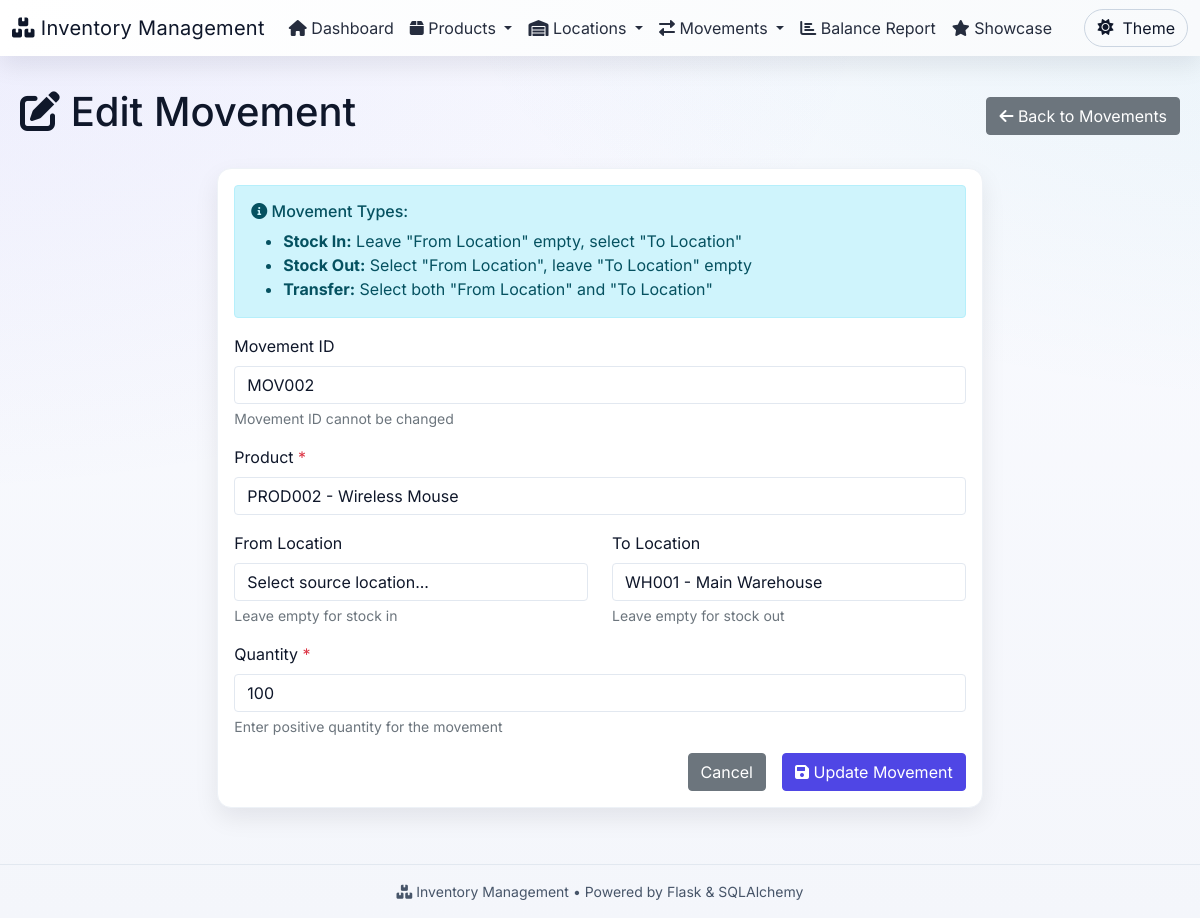
The page /movements/edit/MOV002 on the database its author committed.
### app.py (models this page shows, shortened)
class ProductMovement(db.Model):
    movement_id = db.Column(db.String(50), primary_key=True)
    timestamp = db.Column(db.DateTime, nullable=False, default=datetime.utcnow)
    from_location = db.Column(db.String(50), db.ForeignKey('location.location_id'), nullable=True)
    to_location = db.Column(db.String(50), db.ForeignKey('location.location_id'), nullable=True)
    product_id = db.Column(db.String(50), db.ForeignKey('product.product_id'), nullable=False)
    qty = db.Column(db.Integer, nullable=False)
    product = db.relationship('Product', backref='movements')
    from_loc = db.relationship('Location', foreign_keys=[from_location], backref='outgoing_movements')
    to_loc = db.relationship('Location', foreign_keys=[to_location], backref='incoming_movements')

class Product(db.Model):
    product_id = db.Column(db.String(50), primary_key=True)
    name = db.Column(db.String(100), nullable=False)
    description = db.Column(db.Text)

class Location(db.Model):
    location_id = db.Column(db.String(50), primary_key=True)
    name = db.Column(db.String(100), nullable=False)
    description = db.Column(db.Text)

### app.py (the view, shortened to what this page needs)
@app.route('/movements/edit/<movement_id>', methods=['GET', 'POST'])
def edit_movement(movement_id):
    movement = ProductMovement.query.get_or_404(movement_id)
    products = Product.query.all()
    locations = Location.query.all()
    return render_template('edit_movement.html', movement=movement, products=products, locations=locations)

### templates/edit_movement.html (shortened to what this page needs)
{% extends "base.html" %}
{% block content %}
<div class="row">
    <div class="col-12">
        <div class="d-flex justify-content-between align-items-center mb-4">
            <h1><i class="fas fa-edit"></i> Edit Movement</h1>
            <a href="{{ url_for('movements') }}" class="btn btn-secondary">
                <i class="fas fa-arrow-left"></i> Back to Movements
            </a>
        </div>
    </div>
</div>
<div class="row">
    <div class="col-md-8 offset-md-2">
        <div class="card">
            <div class="card-body">
                <div class="alert alert-info">
                    <h6><i class="fas fa-info-circle"></i> Movement Types:</h6>
                    <ul class="mb-0">
                        <li><strong>Stock In:</strong> Leave "From Location" empty, select "To Location"</li>
                        <li><strong>Stock Out:</strong> Select "From Location", leave "To Location" empty</li>
                        <li><strong>Transfer:</strong> Select both "From Location" and "To Location"</li>
                    </ul>
                </div>
                <form method="POST">
                    <div class="mb-3">
                        <label for="movement_id" class="form-label">Movement ID</label>
                        <input type="text" class="form-control" id="movement_id" value="{{ movement.movement_id }}" disabled>
                        <div class="form-text">Movement ID cannot be changed</div>
                    </div>
                    <div class="mb-3">
                        <label for="product_id" class="form-label">Product <span class="text-danger">*</span></label>
                        <select class="form-select" id="product_id" name="product_id" required>
                            {% for product in products %}
                            <option value="{{ product.product_id }}" {% if product.product_id == movement.product_id %}selected{% endif %}>
                                {{ product.product_id }} - {{ product.name }}
                            </option>
                            {% endfor %}
                        </select>
                    </div>
                    <div class="row">
                        <div class="col-md-6">
                            <div class="mb-3">
                                <label for="from_location" class="form-label">From Location</label>
                                <select class="form-select" id="from_location" name="from_location">
                                    <option value="">Select source location...</option>
                                </select>
                                <div class="form-text">Leave empty for stock in</div>
                            </div>
                        </div>
                        <div class="col-md-6">
                            <div class="mb-3">
                                <label for="to_location" class="form-label">To Location</label>
                                <select class="form-select" id="to_location" name="to_location">
                                    {% for location in locations %}
                                    <option value="{{ location.location_id }}" {% if location.location_id == movement.to_location %}selected{% endif %}>
                                        {{ location.location_id }} - {{ location.name }}
                                    </option>
                                    {% endfor %}
                                </select>
                                <div class="form-text">Leave empty for stock out</div>
                            </div>
                        </div>
                    </div>
                    <div class="mb-3">
                        <label for="qty" class="form-label">Quantity <span class="text-danger">*</span></label>
                        <input type="number" class="form-control" id="qty" name="qty" min="1" value="{{ movement.qty }}" required>
                        <div class="form-text">Enter positive quantity for the movement</div>
                    </div>
                    <div class="d-grid gap-2 d-md-flex justify-content-md-end">
                        <a href="{{ url_for('movements') }}" class="btn btn-secondary me-md-2">Cancel</a>
                        <button type="submit" class="btn btn-primary">
                            <i class="fas fa-save"></i> Update Movement
                        </button>
                    </div>
                </form>
            </div>
        </div>
    </div>
</div>
{% endblock %}

### static/css/styles.css (style rules this page uses)
:root { --primary: #4f46e5; --primary-700: #4338ca; --success: #16a34a; --warning: #f59e0b; --info: #0891b2; --danger: #ef4444; --bg: #0f172a; --panel: rgba(255, 255, 255, 0.08); --text: #e5e7eb; --muted: #9ca3af; --shadow: 0 10px 25px rgba(2, 6, 23, 0.4); }
.theme-light { --bg: #f7f7fb; --panel: #ffffff; --text: #0f172a; --muted: #475569; --shadow: 0 10px 25px rgba(2, 6, 23, 0.08); }
html, body { height: 100%; }
body.app-body { font-family: 'Inter', system-ui, -apple-system, Segoe UI, Roboto, Arial, sans-serif; color: var(--text); background: radial-gradient(1200px 600px at 10% -10%, rgba(79,70,229,0.25), transparent), radial-gradient(900px 500px at 100% 0%, rgba(8,145,178,0.20), transparent), linear-gradient(180deg, #0b1220 0%, #0f172a 100%); }
body.app-body.theme-light { background: radial-gradient(1000px 500px at -10% 0%, rgba(79,70,229,0.08), transparent), radial-gradient(900px 500px at 110% -10%, rgba(8,145,178,0.08), transparent), linear-gradient(180deg, #fafbff 0%, #f4f6fb 100%); }
.card { background: var(--panel); backdrop-filter: blur(10px); -webkit-backdrop-filter: blur(10px); border: 1px solid rgba(255,255,255,0.08); border-radius: 14px; box-shadow: var(--shadow); }
.card .card-body { color: var(--text); }
.theme-light .card { backdrop-filter: none; -webkit-backdrop-filter: none; border: 1px solid #eef2f7; }
.btn-primary { background: var(--primary); border-color: var(--primary); }
.form-control, .form-select { background: rgba(255,255,255,0.06); border: 1px solid rgba(255,255,255,0.15); color: var(--text); }
.theme-light .form-control, .theme-light .form-select { background: #ffffff; border: 1px solid #e2e8f0; color: #0f172a; }

### rows shown on the page
ProductMovement: movement_id "MOV002", product_id "PROD002 - Wireless Mouse", to_location "WH001 - Main Warehouse", qty "100"
